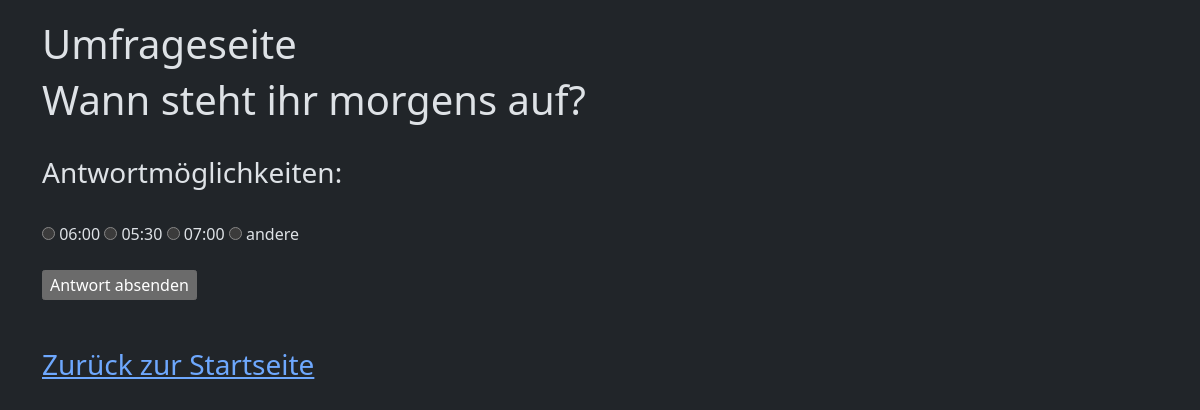
Page /poll/weckzeit on the committed database.
### polls/models.py (models this page shows, shortened)
class Poll(models.Model):
    name = models.CharField(max_length=256)
    slug = models.SlugField(unique=True)#unique=True verhindert, das es mehrere DB Felder mit dem selben Slug gibt.
    publish_time = models.DateTimeField()
    days_running = models.IntegerField(default=7)

class Choice(models.Model):
    poll = models.ForeignKey(to="Poll", on_delete=models.CASCADE)
    name = models.CharField(max_length=256)
    votes = models.IntegerField(default=0)
    notes = models.TextField(null=True, blank=True)

### polls/views.py (the view)
# urls.py: path('poll/<str:slug>', PollDetailView.as_view(), name="umfrage-detail"),
class PollDetailView(generic.DetailView):
    model = Poll
    template_name = 'polls/umfrage.html'
    def get_context_data(self, **kwargs):
        context = super().get_context_data(**kwargs)
        user_see_result = False
        if 'voted_polls' in self.request.session:
            if type(self.request.session['voted_polls']) == list:
                if context['object'].id in self.request.session['voted_polls']:
                    user_see_result = True
        context['voted'] = user_see_result
        return context

### polls/templates/polls/umfrage.html (shortened to what this page needs)
{% extends 'polls/base.html' %}
{% block content %}
{% if object %}
    <h1>{{ object.name }}</h1>
<br>
    <h3>Antwortmöglichkeiten:</h3>
<br>
{% if not voted %}
    {% if object.choice_set.all %}
         <form action="{% url 'polls:vote' object.slug %}" method="post">
             {% for choice in object.choice_set.all %}
             <input type="radio" name="choice" value="{{ choice.id }}"/>
             <label>{{ choice.name }} </label>
             {% endfor %}
             <br><br>
             <input type="submit" value="Antwort absenden"/>
         </form>
    {% else %}
    <h2>Leider gibt es noch keine Antwortmöglichkeiten.</h2>
    {% endif %}
<br><br>
<h3><a href="{% url 'polls:index' %}">Zurück zur Startseite</a></h3>
{% else %}
<p>
    Du hast bereits abgestimmt und kannst dir <a href="{% url 'polls:results' object.slug %}">hier</a> die Ergebnisse ansehen.
</p>
{% endif %}
{% else %}
<h1>Es konnte keine Umfrage ausgegeben werden.</h1>
{% endif %}
{% endblock %}

### rows in the picture
Poll: name "Wann steht ihr morgens auf?"
Choice: name "06:00"
Choice: name "05:30"
Choice: name "07:00"
Choice: name "andere"
